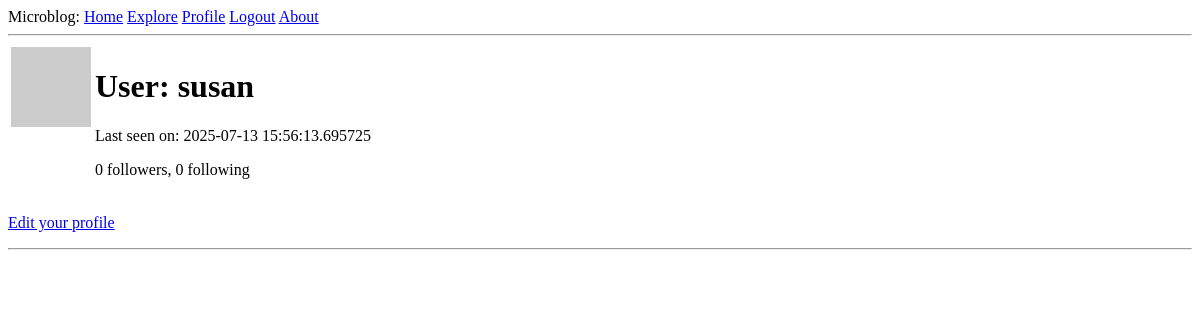
Page /user/susan (signed in) on the earlier database version.
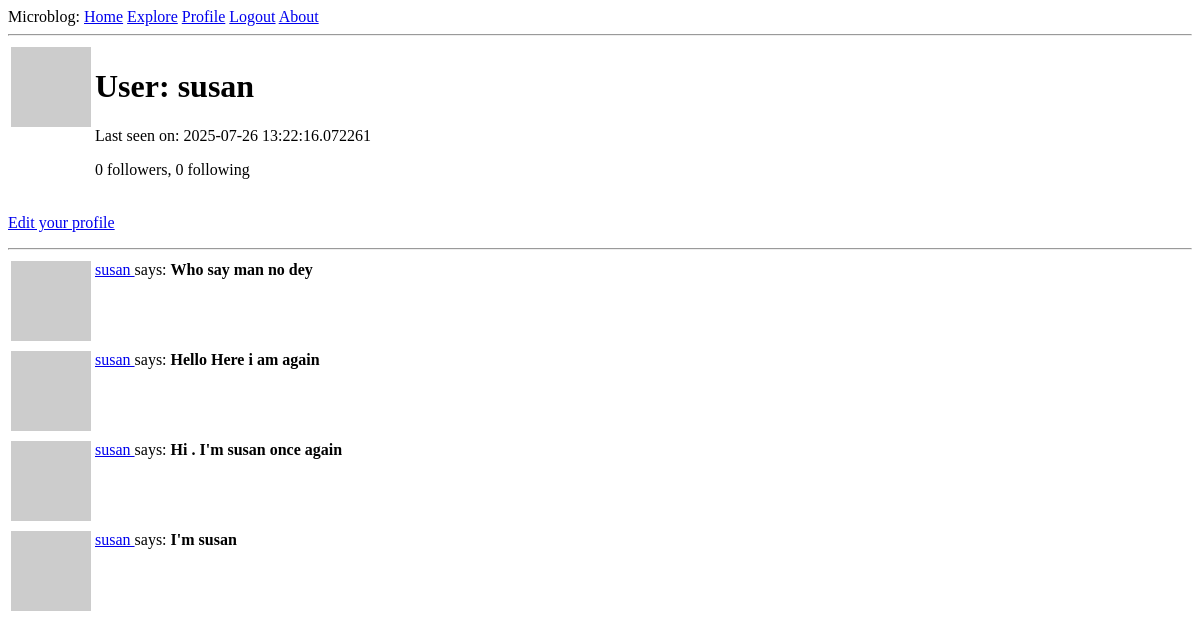
Same page on the later database version.
### app/models.py (models this page shows, shortened)
class User(UserMixin, db.Model):
    id: so.Mapped[int] = so.mapped_column(primary_key=True)
    username: so.Mapped[str] = so.mapped_column(sa.String(64), index=True, unique=True)
    email: so.Mapped[str] = so.mapped_column(sa.String(120), index=True, unique=True)
    password_hash: so.Mapped[Optional[str]] = so.mapped_column(sa.String(256))
    posts: so.WriteOnlyMapped['Post'] = so.relationship(back_populates='author')
    about_me: so.Mapped[Optional[str]] = so.mapped_column(sa.String(140))
    last_seen: so.Mapped[Optional[datetime]] = so.mapped_column(default=lambda:datetime.now(timezone.utc))
    following: so.WriteOnlyMapped['User'] = so.relationship(
        secondary=followers, primaryjoin=(followers.c.follower_id == id),
        secondaryjoin=(followers.c.followed_id == id),
        back_populates='followers')
    followers: so.WriteOnlyMapped['User'] = so.relationship(
        secondary=followers, primaryjoin=(followers.c.followed_id == id),
        secondaryjoin=(followers.c.follower_id == id),
        back_populates='following')
    def followers_count(self):
        query = sa.select(sa.func.count()).select_from(
            self.followers.select().subquery())
        return db.session.scalar(query)
    def following_count(self):
        query = sa.select(sa.func.count()).select_from(
            self.following.select().subquery())
        return db.session.scalar(query)
    def avatar(self, size):
        digest = md5(self.email.lower().encode('utf-8')).hexdigest()
        return f"https://www.gravatar.com/avatar/{digest}?d=identicon&s={size}"
    @login.user_loader
    def load_user(id):
        return db.session.get(User, int(id))

class Post(db.Model):
    id: so.Mapped[int] = so.mapped_column(primary_key=True)
    body: so.Mapped[str] = so.mapped_column(sa.String(140))
    timestamp: so.Mapped[datetime] = so.mapped_column(index=True, default=lambda: datetime.now(timezone.utc))
    user_id: so.Mapped[int] = so.mapped_column(sa.ForeignKey(User.id), index=True)
    author: so.Mapped[User] = so.relationship(back_populates='posts')

### app/routes.py (the view)
@app.route('/user/<username>')
@login_required
def user(username):
    form = EmptyForms()
    user = db.first_or_404(sa.select(User).where(User.username == username))
    page = request.args.get('page', 1, type=int)
    query = user.posts.select().order_by(Post.timestamp.desc())
    posts = db.paginate(query, page=page, per_page=app.config['POSTS_PER_PAGE'], error_out=False)
    next_url = url_for("user", page=posts.next_num) \
        if posts.has_next else None
    prev_url = url_for("user", page=posts.prev_num) \
        if posts.has_prev else None
    form = EmptyForms()
    return render_template('user.html', user=user, posts=posts.items, form=form, next_url=next_url, prev_url=prev_url)

### app/routes.py (called while the page is built)
@app.before_request
def before_request():
    if current_user.is_authenticated:
        current_user.last_seen = datetime.now(timezone.utc)
        db.session.commit()

### app/templates/user.html (shortened to what this page needs)
<!DOCTYPE html>
<html lang="en">
<head>
{% extends "base.html" %}
{% block content %}
    <table>
        <tr valign="top">
            <td><img src="{{ user.avatar(128)}}" alt=""></td>
            <td>
                <h1>User: {{ user.username }}</h1>
                {% if user.last_seen %}<p>Last seen on: {{ user.last_seen }}</p>{% endif %}
                <p>{{ user.followers_count() }} followers, {{ user.following_count() }} following</p>
            </td>
        </tr>
    </table>
    {% if user == current_user %}
    <p><a href="{{ url_for('edit_profile') }}">Edit your profile</a></p>
    {% endif %}
    <hr>
    {% for post in posts %}
        {% include '_post.html' %}
    {% endfor %}
{% endblock %}

### app/templates/_post.html (shortened to what this page needs)
<!DOCTYPE html>
<html lang="en">
<head>
</head>
<body>
    <table>
        <tr valign="top">
            <td><img src="{{ post.author.avatar(36) }}" alt=""></td>
            <td>
                <a href="{{ url_for('user', username=post.author.username) }}">
                    {{ post.author.username }}
                </a>
                says:
                <b>{{ post.body }}</b>
            </td>
        </tr>
    </table>
</body>
</html>

Differences in the rows shown:
changed User "susan": last_seen "2025-07-13 15:56:13.695725" → "2025-07-26 13:22:16.072261"
added Post: author.username "susan", body "Who say man no dey"
added Post: author.username "susan", body "Hello Here i am again"
added Post: author.username "susan", body "Hi . I'm susan once again"
added Post: author.username "susan", body "I'm susan"
